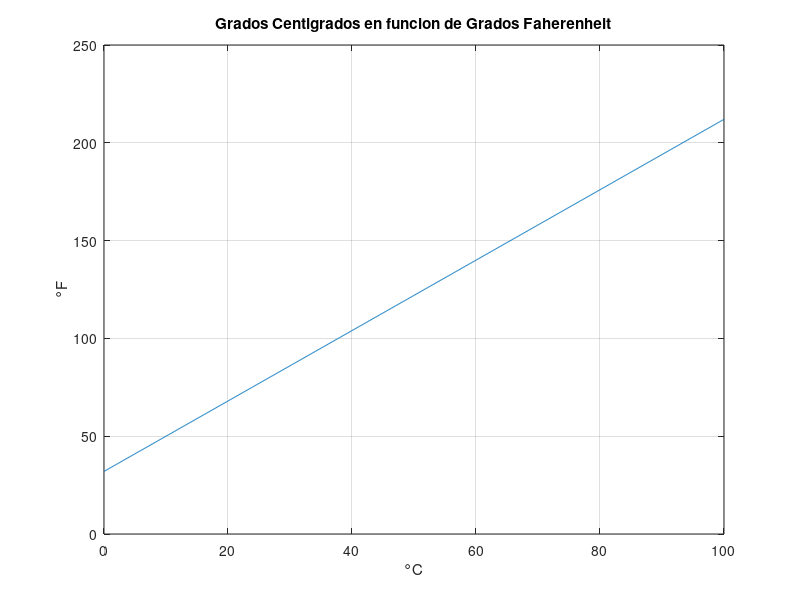

This figure's MATLAB source:
% Octave Script
% Title       : Modelo Matematico de Temperatura
% Description : Considere una grafica de la temperatura en grados centigrados °C
%               en fincion de la temperatura en grados Fahrenheit °F y supongase
%               que esta grafica es una linea recta que conoce que 100°C y 212°F
%               corresponden a la temperatura a la cual hace ebullicion el agua.
%               Similrmente 0°C y 32°F corresponden al punto de congelacion del agua.
% Author      : Erika Amairani Leonardo Arce
% Date        : 23 de junio 2021
% Version     : 1
% Notes       : a ¿A que temperatura en grados Fahrenheit corresponden 20°C?
%               b ¿A que temperatura en grados Centigrados corresponde 100°F?
%               c ¿Que temperatura tiene el mismo valor en grados Fahrenheit y en Centigrados?

clc
% a ¿A que temperatura en grados Fahrenheit corresponden 20°C?
printf('a ¿A que temperatura en grados Fahrenheit corresponden 20°C?  \n'); 
C=20;
F=(C/5)*9+32;
printf('El valor de 20°C en °F es: ');
disp(F); 
printf('\n');

% b ¿A que temperatura en grados Centigrados corresponde 100°F?
printf('b ¿A que temperatura en grados Centigrados corresponde 100°F? \n');
F=100;
C=(F-32)*5/9;
printf('El valor de 100°F en °C es: ');
disp(C);
printf('\n');

% c ¿Que temperatura tiene el mismo valor en grados Fahrenheit y en Centigrados?
printf('c ¿Que temperatura tiene el mismo valor en grados Fahrenheit y en Centigrados? \n');
X=-3200/80;
printf('El valor en el que la temperatura es el misma en °F y °C es: ');
disp(X);
printf('\n');

% Grafica
x=0:0.1:100;
y=((x*9)/5)+32;
% Dibujar grafica
plot(x,y)
grid on; 
% Titulo
title("Grados Centigrados en funcion de Grados Faherenheit");
% Etiqueta para x
xlabel("°C");
% Etiqueta para y
ylabel("°F");
